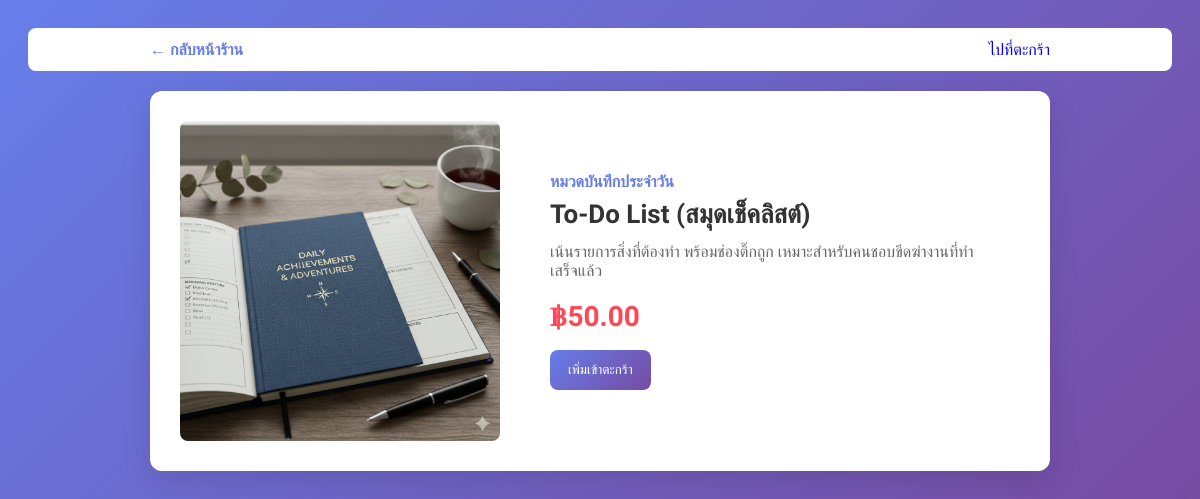
The app's page /product/3 with its own data.
### tables this page shows
CREATE TABLE products (
        id INTEGER PRIMARY KEY AUTOINCREMENT,
        name TEXT NOT NULL,
        price REAL NOT NULL,
        category TEXT,
        description TEXT,
        image TEXT
    );

### app.py (the view)
@app.route('/product/<int:product_id>')
def product_detail(product_id):
    product = db.get_product(product_id)
    if not product:
        return redirect(url_for('home'))
    cart_count = len(session.get('cart', []))
    user_email = session.get('user_email')
    user_name = session.get('user_name')
    is_admin = session.get('is_admin', False)
    return render_template('product.html', product=product, cart_count=cart_count, user_email=user_email, user_name=user_name, is_admin=is_admin)

### db.py (called while the page is built)
def get_conn():
    conn = sqlite3.connect(DB_PATH)
    conn.row_factory = sqlite3.Row
    return conn

def get_product(product_id):
    conn = get_conn()
    c = conn.cursor()
    c.execute('SELECT * FROM products WHERE id = ?', (product_id,))
    row = c.fetchone()
    conn.close()
    if not row:
        return None
    return dict(row)

### templates/product.html (shortened to what this page needs)
<!DOCTYPE html>
<html lang="th">
<head>
</head>
<body>
    <header>
        <div style="max-width:900px;margin:0 auto;display:flex;justify-content:space-between;align-items:center">
            <a href="/" style="text-decoration:none;color:#667eea;font-weight:700">← กลับหน้าร้าน</a>
            <a href="/cart" style="text-decoration:none">ไปที่ตะกร้า</a>
        </div>
    </header>
    <div class="container">
        <div class="card">
            <div class="media">
                <img src="/static/uploads/{{ product.image }}" alt="{{ product.name }}" onerror="this.onerror=null;this.src='/static/images/{{ product.image }}';">
                <div class="info">
                    <div class="category">{{ product.category }}</div>
                    <div class="name">{{ product.name }}</div>
                    <div class="desc">{{ product.description }}</div>
                    <div class="price">฿{{ "{:,.2f}".format(product.price) }}</div>
                    <button class="btn" onclick="addToCart({{ product.id }}, '{{ product.name|escape }}')">เพิ่มเข้าตะกร้า</button>
                </div>
            </div>
        </div>
    </div>
</body>
</html>

### templates/product.html (style rules this page uses)
body { font-family: 'Prompt', sans-serif;background: linear-gradient(135deg,#667eea 0%,#764ba2 100%);padding:20px }
.container { max-width:900px;margin:0 auto }
.card { background:#fff;border-radius:12px;overflow:hidden;box-shadow:0 8px 30px rgba(0,0,0,0.12) }
.media { display:flex;gap:20px;padding:30px;align-items:center }
.media img { width:320px;height:320px;object-fit:cover;border-radius:8px }
.info { padding:10px 30px }
.category { color:#667eea;font-weight:700;margin-bottom:8px }
.name { font-size:26px;font-weight:800;color:#333;margin-bottom:12px }
.desc { color:#666;margin-bottom:20px }
.price { color:#ff4757;font-weight:800;font-size:28px;margin-bottom:16px }
.btn { background:linear-gradient(135deg,#667eea 0%,#764ba2 100%);color:#fff;padding:12px 18px;border-radius:8px;border:none;cursor:pointer }
header { background:#fff;padding:12px;border-radius:8px;margin-bottom:20px }

### records on screen
products: image (picture), category "หมวดบันทึกประจำวัน", name "To-Do List (สมุดเช็คลิสต์)", description "เน้นรายการสิ่งที่ต้องทำ พร้อมช่องติ๊กถูก เหมาะสำหรับคนชอบขีดฆ่างานที่ทำเสร็จแล้ว", price "50.00"
